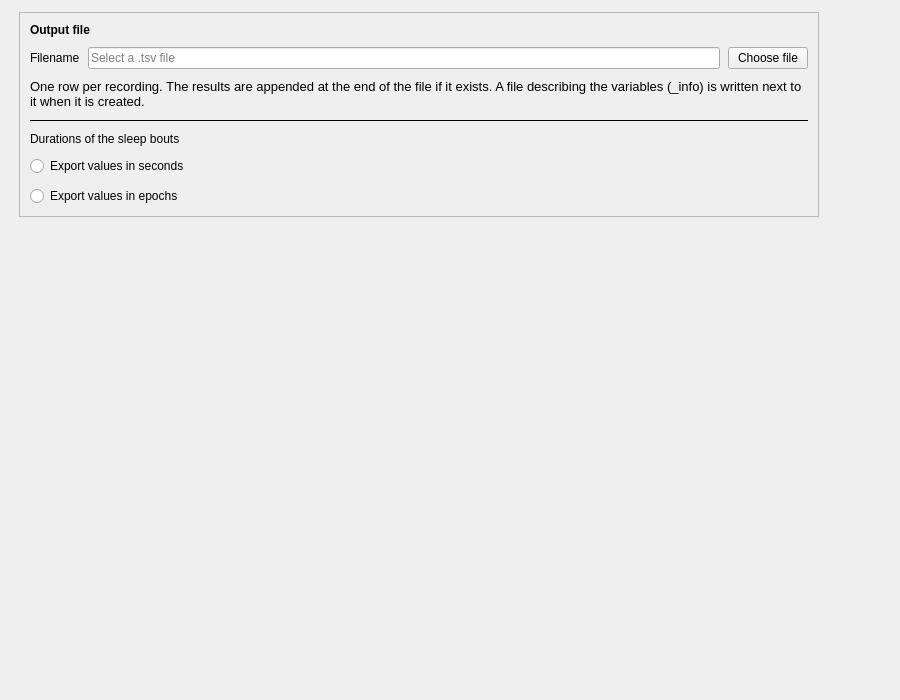
<?xml version="1.0" encoding="UTF-8"?>
<ui version="4.0">
 <class>SleepBoutsSettingsView</class>
 <widget class="QWidget" name="SleepBoutsSettingsView">
  <property name="geometry">
   <rect>
    <x>0</x>
    <y>0</y>
    <width>900</width>
    <height>700</height>
   </rect>
  </property>
  <property name="windowTitle">
   <string />
  </property>
  <layout class="QVBoxLayout" name="verticalLayout">
   <property name="leftMargin">
    <number>19</number>
   </property>
   <property name="topMargin">
    <number>12</number>
   </property>
   <property name="rightMargin">
    <number>19</number>
   </property>
   <property name="bottomMargin">
    <number>12</number>
   </property>
   <item>
    <layout class="QHBoxLayout" name="content_row" stretch="1,0">
     <property name="leftMargin">
      <number>0</number>
     </property>
     <property name="topMargin">
      <number>0</number>
     </property>
     <property name="rightMargin">
      <number>0</number>
     </property>
     <property name="bottomMargin">
      <number>0</number>
     </property>
     <item>
      <widget class="QWidget" name="content_widget" native="true">
       <property name="maximumSize">
        <size>
         <width>800</width>
         <height>16777215</height>
        </size>
       </property>
       <layout class="QVBoxLayout" name="content_layout">
        <property name="spacing">
         <number>16</number>
        </property>
        <property name="leftMargin">
         <number>0</number>
        </property>
        <property name="topMargin">
         <number>0</number>
        </property>
        <property name="rightMargin">
         <number>0</number>
        </property>
        <property name="bottomMargin">
         <number>0</number>
        </property>
        <item>
         <widget class="QFrame" name="output_card">
          <property name="frameShape">
           <enum>QFrame::Shape::StyledPanel</enum>
          </property>
          <property name="frameShadow">
           <enum>QFrame::Shadow::Raised</enum>
          </property>
          <layout class="QVBoxLayout" name="output_card_layout">
           <property name="spacing">
            <number>10</number>
           </property>
           <property name="leftMargin">
            <number>10</number>
           </property>
           <property name="topMargin">
            <number>10</number>
           </property>
           <property name="rightMargin">
            <number>10</number>
           </property>
           <property name="bottomMargin">
            <number>10</number>
           </property>
           <item>
            <widget class="QLabel" name="output_title_label">
             <property name="font">
              <font>
               <bold>true</bold>
              </font>
             </property>
             <property name="text">
              <string>Output file</string>
             </property>
            </widget>
           </item>
           <item>
            <layout class="QHBoxLayout" name="output_file_layout">
             <property name="spacing">
              <number>8</number>
             </property>
             <item>
              <widget class="QLabel" name="label">
               <property name="text">
                <string>Filename</string>
               </property>
              </widget>
             </item>
             <item>
              <widget class="QLineEdit" name="output_file_lineedit">
               <property name="placeholderText">
                <string>Select a .tsv file</string>
               </property>
              </widget>
             </item>
             <item>
              <widget class="QPushButton" name="choose_file_pushbutton">
               <property name="text">
                <string>Choose file</string>
               </property>
              </widget>
             </item>
            </layout>
           </item>
           <item>
            <widget class="QLabel" name="output_help_label">
             <property name="font">
              <font>
               <pointsize>10</pointsize>
              </font>
             </property>
             <property name="text">
              <string>One row per recording. The results are appended at the end of the file if it exists. A file describing the variables (_info) is written next to it when it is created.</string>
             </property>
             <property name="wordWrap">
              <bool>true</bool>
             </property>
             <property name="variant" stdset="0">
              <string notr="true">help</string>
             </property>
            </widget>
           </item>
           <item>
            <widget class="QFrame" name="output_line">
             <property name="frameShape">
              <enum>QFrame::Shape::HLine</enum>
             </property>
             <property name="frameShadow">
              <enum>QFrame::Shadow::Plain</enum>
             </property>
            </widget>
           </item>
           <item>
            <widget class="QLabel" name="unit_label">
             <property name="text">
              <string>Durations of the sleep bouts</string>
             </property>
             <property name="wordWrap">
              <bool>true</bool>
             </property>
             <property name="variant" stdset="0">
              <string notr="true">help</string>
             </property>
            </widget>
           </item>
           <item>
            <widget class="QRadioButton" name="export_seconds_radiobutton">
             <property name="text">
              <string>Export values in seconds</string>
             </property>
            </widget>
           </item>
           <item>
            <widget class="QRadioButton" name="export_epochs_radiobutton">
             <property name="text">
              <string>Export values in epochs</string>
             </property>
            </widget>
           </item>
          </layout>
         </widget>
        </item>
       </layout>
      </widget>
     </item>
     <item>
      <spacer name="content_spacer">
       <property name="orientation">
        <enum>Qt::Orientation::Horizontal</enum>
       </property>
       <property name="sizeHint" stdset="0">
        <size>
         <width>40</width>
         <height>20</height>
        </size>
       </property>
      </spacer>
     </item>
    </layout>
   </item>
   <item>
    <spacer name="verticalSpacer">
     <property name="orientation">
      <enum>Qt::Orientation::Vertical</enum>
     </property>
     <property name="sizeHint" stdset="0">
      <size>
       <width>40</width>
       <height>20</height>
      </size>
     </property>
    </spacer>
   </item>
  </layout>
 </widget>
 <resources>
  <include location="../../../../snooz-toolbox/src/main/python/ui/themes/themes.qrc" />
 </resources>
 <connections>
  <connection>
   <sender>choose_file_pushbutton</sender>
   <signal>clicked()</signal>
   <receiver>SleepBoutsSettingsView</receiver>
   <slot>on_choose_ouput_file()</slot>
   <hints>
    <hint type="sourcelabel">
     <x>364</x>
     <y>21</y>
    </hint>
    <hint type="destinationlabel">
     <x>207</x>
     <y>111</y>
    </hint>
   </hints>
  </connection>
 </connections>
 <slots>
  <slot>on_choose_ouput_file()</slot>
 </slots>
</ui>
